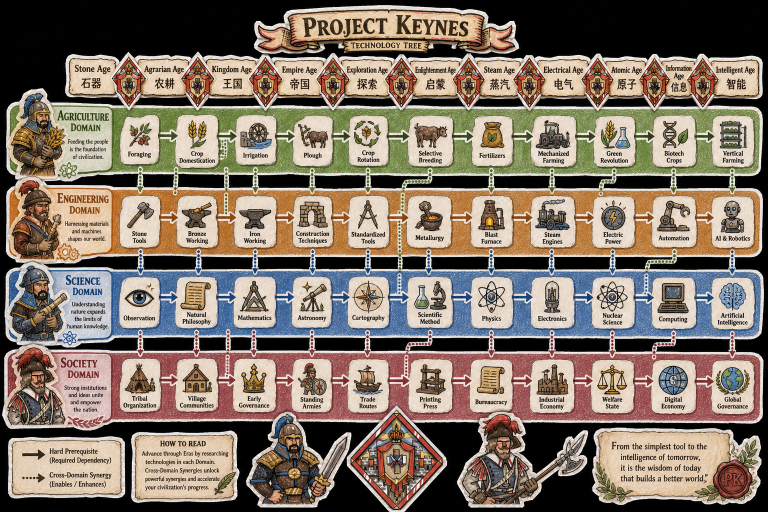
#> input picture Project/project-keynes/tools/technology_tree/project_keynes_technology_tree_topology.png, 1536 x 1024 px (shown at 1/2 size)
$ python -i slice_technology_tree_art.py   (imports and definitions only)
#> lines starting #> are read from the running program, lines starting #| are printed output that depends on the picture
"""Slice the generated technology-tree papercut sheets into small runtime PNGs.

Usage:
  python tools/technology_tree/slice_technology_tree_art.py \
      <plates.png> <emblems.png> <scrolls.png> <backdrop.png>

The four ImageGen sources are copied to assets/ui/technology_tree_v1/source/.
Sheets already carry real alpha; components are split by alpha connectivity
in reading order and downsampled once so the runtime footprint stays small.
"""
from __future__ import annotations

import pathlib
import shutil
import sys

import numpy as np
from PIL import Image
from scipy import ndimage

ROOT = pathlib.Path(__file__).resolve().parents[2]
OUT = ROOT / "assets/ui/technology_tree_v1"

PLATES = ["card_known", "card_unknown", "card_selected", "card_milestone"]
EMBLEMS = ["domain_agriculture", "domain_engineering", "domain_science",
           "domain_society", "state_completed", "state_queued",
           "state_pending", "state_unknown"]
SCROLLS = ["era_scroll", "lane_ribbon", "lane_strip"]
# Longest side after downsampling (pixels).
TARGET = {
    "card_known": 384, "card_unknown": 384, "card_selected": 384,
    "card_milestone": 448, "era_scroll": 768, "lane_ribbon": 320,
    "lane_strip": 384,
}
EMBLEM_SIZE = 64
BACKDROP_SIZE = 512


def components(path: str) -> list[tuple[slice, slice]]:
    rgba = np.asarray(Image.open(path).convert("RGBA"))
    mask = ndimage.binary_opening(rgba[..., 3] > 24, iterations=2)
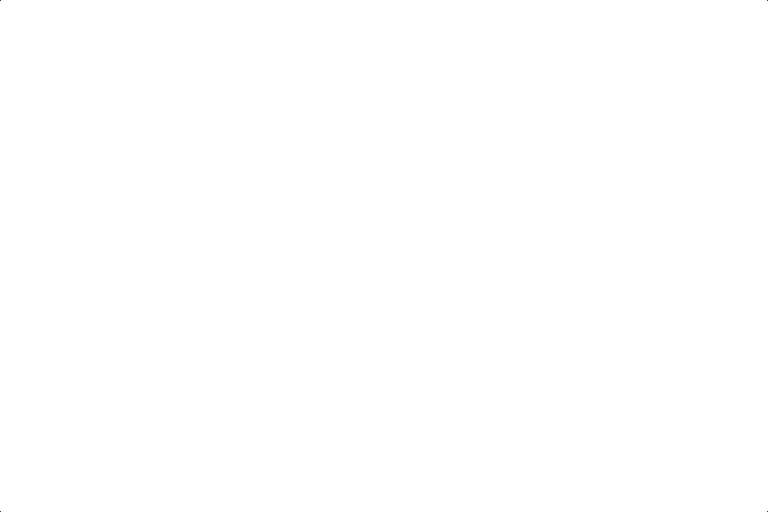
#> mask: shape (1024, 1536) bool (shown at 1/2 size); 100% white; black in thin lines or dots
    labels, _ = ndimage.label(mask)
#> labels: shape (1024, 1536) int32; values 0 (black) and 1 (white), 100% white; black in thin lines or dots
    boxes = [box for box in ndimage.find_objects(labels)
             if (box[0].stop - box[0].start) * (box[1].stop - box[1].start) > 4000]
#> boxes = 1 item
    # Reading order: rows by vertical centre, then left to right.
    boxes.sort(key=lambda b: (round((b[0].start + b[0].stop) / 2 / 120), b[1].start))
    return boxes


# [67 lines left out: functions crop, fit, split, equal_columns, main, not called in this run]


# [2 lines not run here, left out]

>>> result = components('project_keynes_technology_tree_topology.png')
#> result = 1 item
